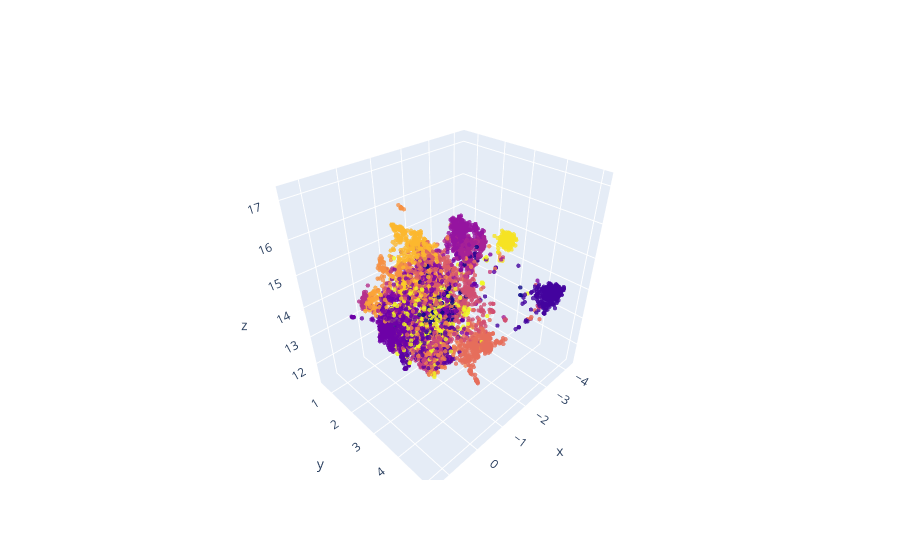

Write notebook code for a chart like this one.
### Code cell
# 3D Figure
fig = go.Figure(data=[
    go.Scatter3d(
        x=embeddings_umap[:, 0], y=embeddings_umap[:, 1], z=embeddings_umap[:, 2],
        mode="markers",
        marker=dict(
            size=1.5,
            opacity=0.8,
            color=labels
        )
    )
])

fig.show()

### Figure 1 — Plotly figure (JSON) as saved in the notebook; plotly's stock layout.template omitted (floating-point values rounded to 4 significant figures; data arrays with more than 128 entries replaced by an {"elided": "..."} marker saying what was removed)
{"data": [{"marker": {"color": {"elided": "6144 int values"}, "opacity": 0.8, "size": 1.5}, "mode": "markers", "type": "scatter3d", "x": {"elided": "6144 float values"}, "y": {"elided": "6144 float values"}, "z": {"elided": "6144 float values"}}], "layout": {}}
